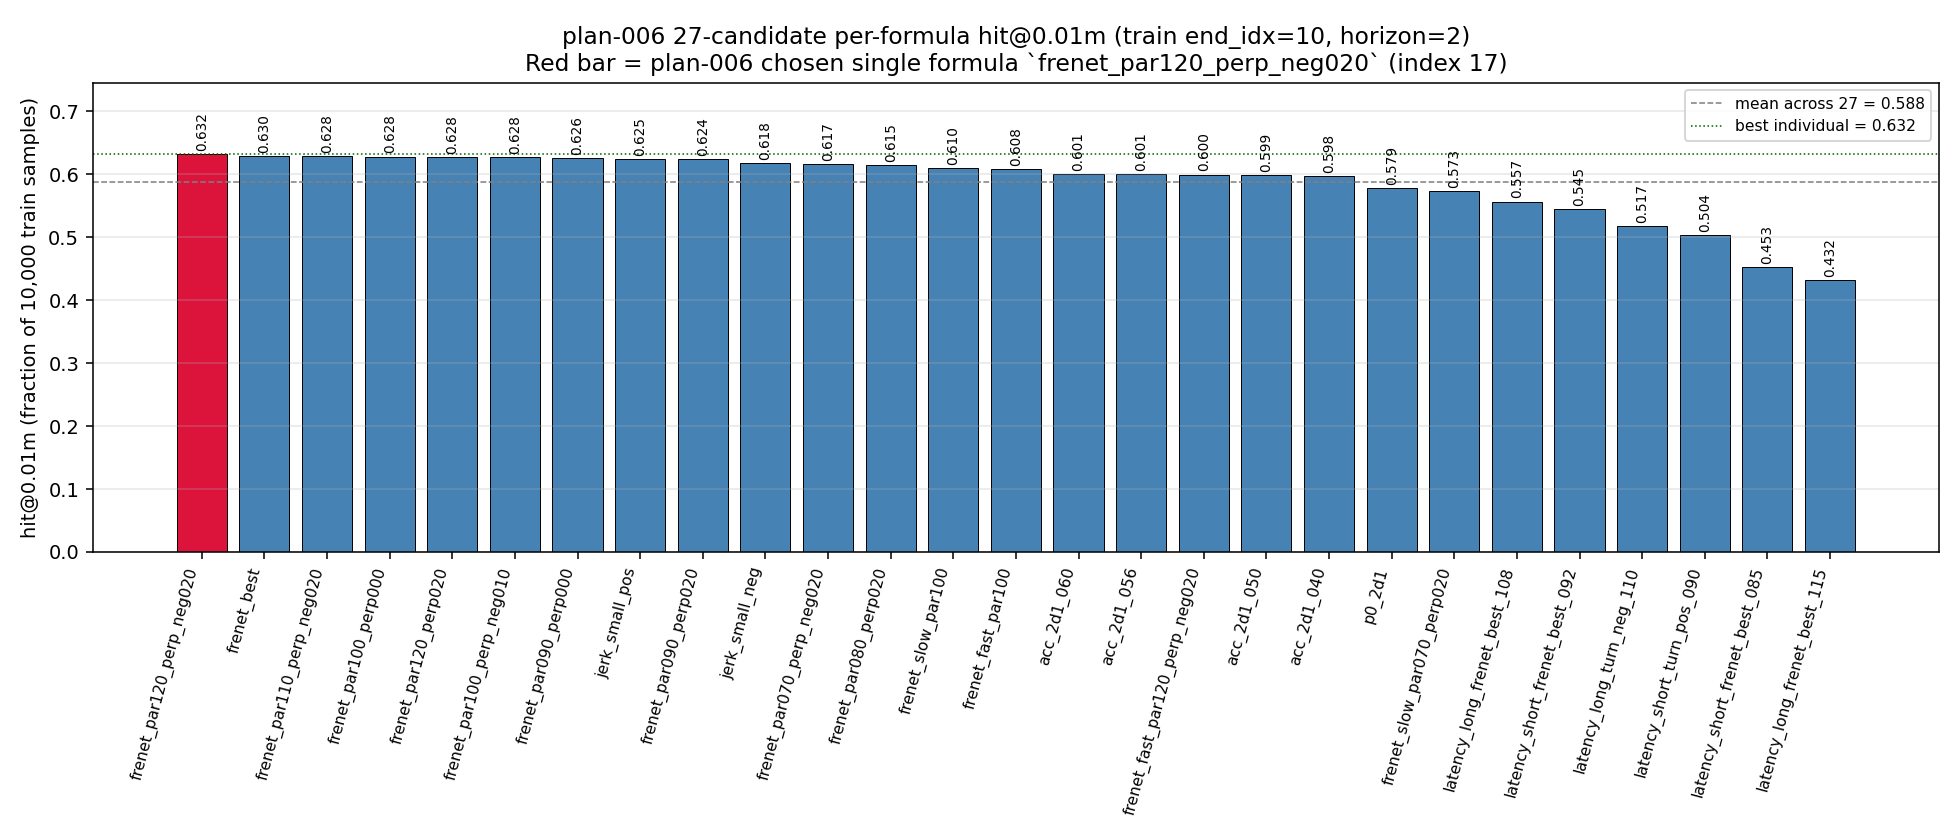

Here is the Python script that generated this plot:
"""plan-007 post-hoc — per-candidate hit@1cm on train (10K, end_idx=10, horizon=2).

For each of the 27 candidates in plan-004's CANDIDATES list (= plan-006 후보 풀), measure
the fraction of train samples where ||cand_pred - train_y|| ≤ 0.01m.

Outputs:
  - analysis/plan-007/per_candidate_hit.json
  - analysis/plan-007/per_candidate_hit.png  (bar chart, 27 candidates)
  - analysis/plan-007/per_candidate_hit.md   (table + 해석)
"""
from __future__ import annotations

import json
from pathlib import Path

import numpy as np
import matplotlib
matplotlib.use("Agg")
import matplotlib.pyplot as plt

from src.pb_0_6822 import selector

DATA_ROOT = Path("data")
OUT_DIR = Path("analysis/plan-007")
R_HIT = 0.01


def main() -> None:
    ids, train_y = selector.read_labels(DATA_ROOT / "train_labels.csv")
    train_x = selector.load_stack(DATA_ROOT / "train", ids)
    cands = selector.make_candidates(train_x, train_x.shape[1] - 1, horizon=2)  # (N, 27, 3)
    n_samples, n_cand, _ = cands.shape
    assert n_cand == 27

    err = np.linalg.norm(cands - train_y[:, None, :], axis=2)  # (N, 27)
    hit_per = (err <= R_HIT).mean(axis=0)                       # (27,)
    names = [spec.name for spec in selector.CANDIDATES]

    # Sort by hit (descending) for visual clarity
    order = np.argsort(-hit_per)
    sorted_hit = hit_per[order]
    sorted_names = [names[i] for i in order]
    rank_map = {names[i]: int(order.tolist().index(i)) for i in range(n_cand)}

    # ── Plot ──
    fig, ax = plt.subplots(figsize=(14, 6))
    x = np.arange(n_cand)
    bars = ax.bar(x, sorted_hit, color="steelblue", edgecolor="black", linewidth=0.5)

    # Highlight plan-006's chosen single formula (frenet_par120_perp_neg020 = index 17)
    best_name = "frenet_par120_perp_neg020"
    if best_name in sorted_names:
        i = sorted_names.index(best_name)
        bars[i].set_color("crimson")
        bars[i].set_edgecolor("black")

    # Annotate hit values on top
    for bar, h in zip(bars, sorted_hit):
        ax.text(bar.get_x() + bar.get_width() / 2, h + 0.005, f"{h:.3f}",
                ha="center", va="bottom", fontsize=7, rotation=90)

    ax.set_xticks(x)
    ax.set_xticklabels(sorted_names, rotation=75, ha="right", fontsize=8)
    ax.set_ylabel(f"hit@{R_HIT}m (fraction of {n_samples:,} train samples)")
    ax.set_title(
        f"plan-006 27-candidate per-formula hit@{R_HIT}m (train end_idx=10, horizon=2)\n"
        f"Red bar = plan-006 chosen single formula `frenet_par120_perp_neg020` (index 17)"
    )
    ax.axhline(hit_per.mean(), ls="--", color="gray", lw=0.8,
               label=f"mean across 27 = {hit_per.mean():.3f}")
    ax.axhline(hit_per.max(), ls=":", color="darkgreen", lw=0.8,
               label=f"best individual = {hit_per.max():.3f}")
    ax.set_ylim(0, max(sorted_hit) * 1.18)
    ax.legend(loc="upper right", fontsize=8)
    ax.grid(axis="y", alpha=0.3)
    plt.tight_layout()

    OUT_DIR.mkdir(parents=True, exist_ok=True)
    png_path = OUT_DIR / "per_candidate_hit.png"
    fig.savefig(png_path, dpi=140)
    plt.close(fig)

    # ── JSON + MD ──
    result = {
        "r_hit": R_HIT,
        "n_samples": int(n_samples),
        "end_idx": int(train_x.shape[1] - 1),
        "horizon": 2,
        "candidates": [
            {"index": int(i), "name": names[i], "hit": float(hit_per[i]),
             "rank": int(rank_map[names[i]])}
            for i in range(n_cand)
        ],
        "summary": {
            "best": {"name": sorted_names[0], "hit": float(sorted_hit[0])},
            "worst": {"name": sorted_names[-1], "hit": float(sorted_hit[-1])},
            "mean": float(hit_per.mean()),
            "median": float(np.median(hit_per)),
            "std": float(hit_per.std()),
            "plan_006_chosen": {
                "name": best_name,
                "hit": float(hit_per[17]),
                "rank": rank_map[best_name] + 1,  # 1-indexed
            },
        },
    }
    (OUT_DIR / "per_candidate_hit.json").write_text(json.dumps(result, indent=2, ensure_ascii=False))

    md_lines = [
        "# plan-006 27-candidate per-formula hit@1cm",
        "",
        f"train {n_samples:,} samples, end_idx={result['end_idx']}, horizon={result['horizon']}",
        "",
        f"**plan-006 chosen** = `{best_name}` (idx 17) → hit = {hit_per[17]:.4f}, rank = {rank_map[best_name] + 1}/{n_cand}",
        "",
        "| rank | name | hit@1cm | Δ from chosen |",
        "|---|---|---|---|",
    ]
    for rk, (name, h) in enumerate(zip(sorted_names, sorted_hit), start=1):
        delta = h - hit_per[17]
        marker = " 🔴" if name == best_name else ""
        md_lines.append(f"| {rk} | `{name}`{marker} | {h:.4f} | {delta:+.4f} |")
    md_lines.append("")
    md_lines.append(f"- mean across 27 = {hit_per.mean():.4f}")
    md_lines.append(f"- best individual = {hit_per.max():.4f} (`{sorted_names[0]}`)")
    md_lines.append(f"- worst individual = {hit_per.min():.4f} (`{sorted_names[-1]}`)")
    md_lines.append(f"- std across 27 = {hit_per.std():.4f}")
    (OUT_DIR / "per_candidate_hit.md").write_text("\n".join(md_lines) + "\n")

    # ── stdout summary ──
    print(f"saved: {png_path}")
    print(f"top 5:")
    for rk in range(5):
        print(f"  {rk+1}. {sorted_names[rk]} → {sorted_hit[rk]:.4f}")
    print(f"plan-006 chosen `{best_name}` (idx 17): hit={hit_per[17]:.4f}, rank={rank_map[best_name]+1}/27")
    print(f"mean across 27 = {hit_per.mean():.4f}, oracle (best of 27) = {hit_per.max():.4f}")


if __name__ == "__main__":
    main()
